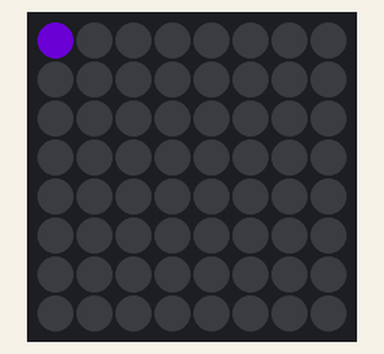
Recording of a program running on a simulated Raspberry Pi (BCM pin numbers) with a Sense HAT. On the bench: the Sense HAT's 8×8 RGB LED matrix. Dim RGB values are drawn brighter than linear; random numbers come from a fixed seed. At 4.2 s the program stops and its outputs stay as they are.

Above: at 0.03 s.
At 0.43 s:
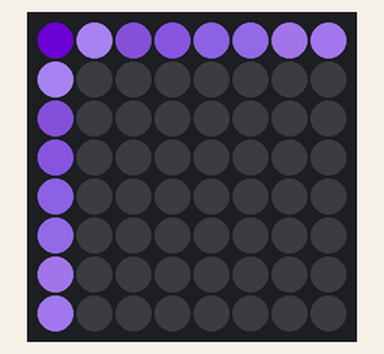
At 0.83 s:
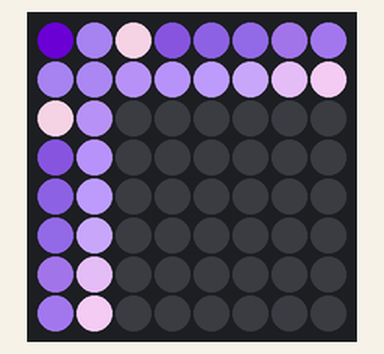
At 1.63 s:
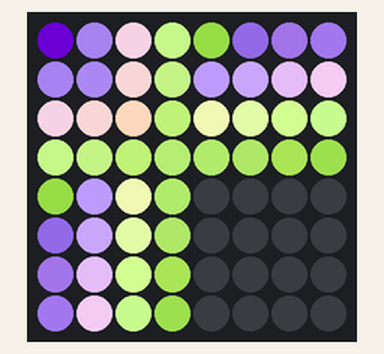
At 2.39 s:
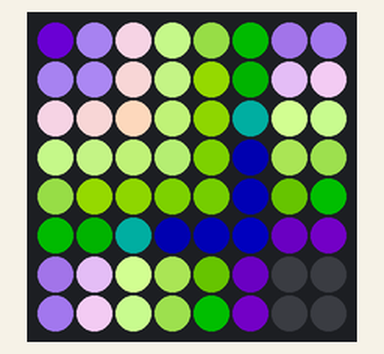
At 3.2 s:
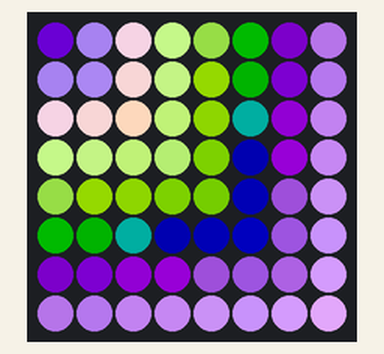

The program:

7.py
```python
#!/usr/bin/env python3

# Creates a rainbow (sort of).

from sense_hat import SenseHat
from random import randint
from time import sleep

sense = SenseHat()

sense.clear()

r = randint(0, 255)
g = randint(0, 255)
b = randint(0, 255)

r_reverse = False
b_reverse = False
g_reverse = False

for x in range(0, 8):
	for y in range(0, 8):
		sense.set_pixel(x, y, r, g, b)
		sense.set_pixel(y, x, r, g, b)

		if (r + 10) > 255:
			r_reverse = True
		if (g + 10) > 255:
			g_reverse = True
		if (b + 10) > 255:
			b_reverse = True

		if (r - 10) < 0:
			r_reverse = False
		if (g - 10) < 0:
			g_reverse = False
		if (b - 10) < 0:
			b_reverse = False

		if r_reverse is False:
			r += 10
		else:
			r -= 10

		if g_reverse is False:
			g += 10
		else:
			g -= 10

		if b_reverse is False:
			b += 10
		else:
			b -= 10

		sleep(0.05)

sleep(1)

sense.clear()
```

Measured:
- what the display in image 5 shows lasts 1.0 s, from 3.2 s to 4.2 s
